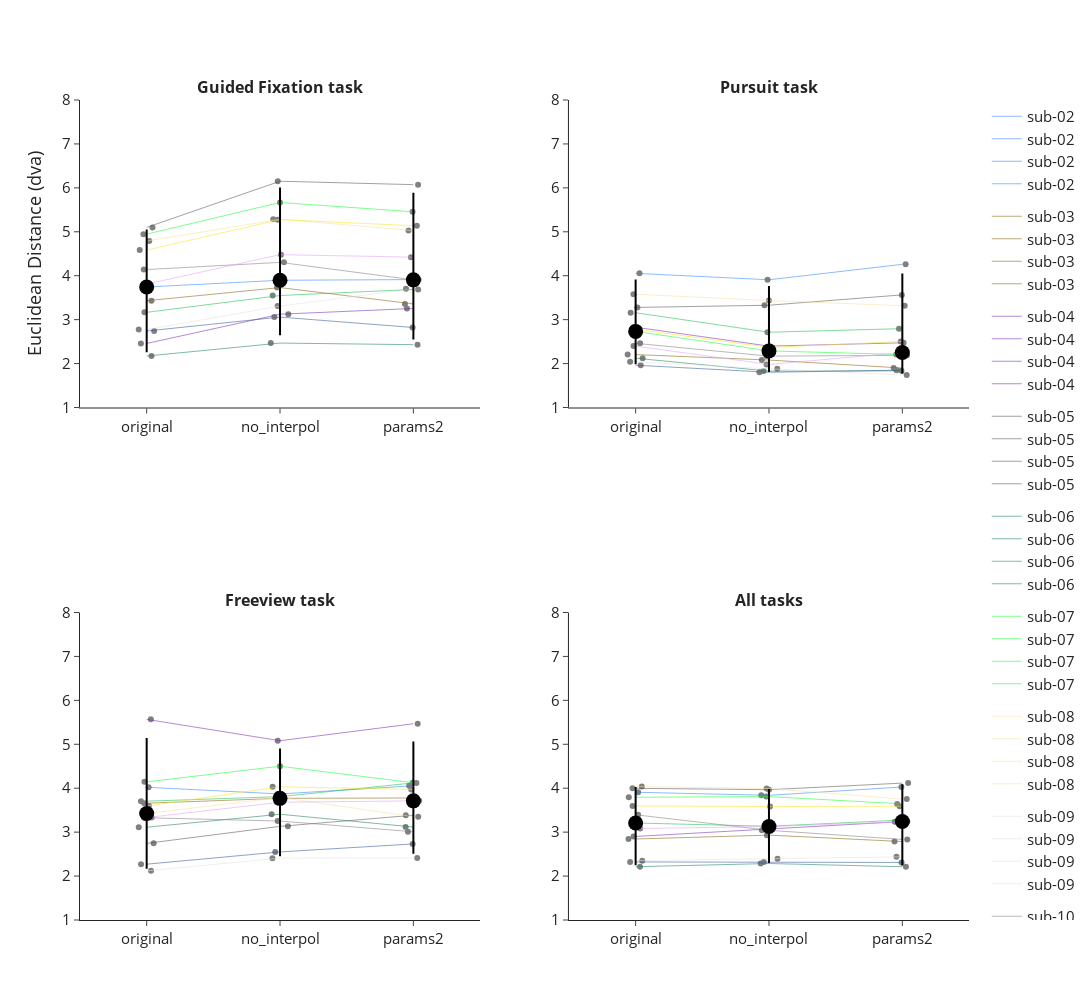

The code cell stored with this chart in its notebook:
### Code cell
import plotly.express as px
import plotly.graph_objects as go
import pandas as pd
import numpy as np
from plotly.subplots import make_subplots

# Prepare a list of dictionaries for the DataFrame
tasks = ['fixation', 'pursuit', 'freeview', 'all']

data_list = []
for subject in subjects:
    for task in tasks:
        data_list.append({
            'subject': subject,
            'task': task,
            'original': subject_ee_means_ft_orig[subject].get(task, None),
            'no_interpol': subject_ee_means_ft[subject].get(task, None), 
            'params2': subject_ee_means_ft_params2[subject].get(task, None)

        })

# Convert the list of dictionaries into a DataFrame
df = pd.DataFrame(data_list)

# Reshape data into long format for easier plotting
df_long = df.melt(id_vars=['subject', 'task'], value_vars=['original', 'no_interpol', 'params2'], 
                   var_name='model', value_name='value')

# Define colors for each subject
colormap_subject_dict = {
    'sub-01': '#AA0DFE', 'sub-02': '#3283FE', 'sub-03': '#85660D', 'sub-04': '#782AB6',
    'sub-05': '#565656', 'sub-06': '#1C8356', 'sub-07': '#16FF32', 'sub-08': '#F7E1A0',
    'sub-09': '#E2E2E2', 'sub-11': '#1CBE4F', 'sub-13': '#DEA0FD', 'sub-14': '#FBE426', 'sub-15': '#325A9B'
}

# Create subplots with 2 rows and 2 columns
fig = make_subplots(
    rows=2, cols=2,  # Two rows, two columns
    subplot_titles=["<b>Guided Fixation task</b>", "<b>Pursuit task</b>", "<b>Freeview task</b>", "<b>All tasks</b>"],
    shared_yaxes=False, 
    shared_xaxes=False
)

# Add strip plots, subject connections, and median/confidence intervals for each task
for i, task in enumerate(tasks):
    row, col = divmod(i, 2)
    row += 1  # Adjusting for subplot indexing
    col += 1
    
    task_df = df_long[df_long['task'] == task]
    
    # Create a strip plot for the data distribution
    strip_fig = px.strip(task_df, x='model', y='value', color_discrete_sequence = ['gray'], stripmode='overlay')
    
    for trace in strip_fig.data:
        fig.add_trace(trace, row=row, col=col)
    
    for subject in task_df['subject'].unique():
        subject_data = task_df[task_df['subject'] == subject].set_index('model').loc[['original', 'no_interpol', 'params2']].reset_index()
        color = colormap_subject_dict.get(subject, 'gray')
        
        # Add subject connecting lines
        fig.add_trace(go.Scatter(
            x=subject_data['model'],
            y=subject_data['value'],
            mode='lines',
            opacity=0.7,
            line=dict(color=color, width=0.8),  
            name=subject,
            legendgroup=subject,
            showlegend=True
        ), row=row, col=col)
    
    # Compute median and 95% confidence interval
    for model in ['original', 'no_interpol', 'params2']:
        model_data = task_df[task_df['model'] == model]['value']
        median = np.median(model_data)
        ci_lower, ci_upper = np.percentile(model_data, [2.5, 97.5])  # 95% CI
        
        # Add median marker
        fig.add_trace(go.Scatter(
            x=[model],
            y=[median],
            mode='markers',
            marker=dict(color='black', size=15, symbol='circle'),
            showlegend=False
        ), row=row, col=col)
        
        # Add confidence interval
        fig.add_trace(go.Scatter(
            x=[model, model],
            y=[ci_lower, ci_upper],
            mode='lines',
            line=dict(color='black', width=2),
            showlegend=False
        ), row=row, col=col)

# Update layout
fig.update_layout(
    height=1000,  # Set the height of the plot
    width=1500,  # Set the width of the plot
    showlegend=True,
    template="simple_white",
    font=dict(size=15),
    yaxis_title="Euclidean Distance (dva)"
)

# Ensure y-axis range is consistent for all subplots
fig.update_yaxes(range=[1, 8], row=1, col=1)
fig.update_yaxes(range=[1, 8], row=1, col=2)
fig.update_yaxes(range=[1, 8], row=2, col=1)
fig.update_yaxes(range=[1, 8], row=2, col=2)

fig.show()
#fig.write_image("/Users/sinakling/disks/meso_shared/deepmreye/derivatives/deepmreye_calib/figures/group/new_labels_comparisons.pdf")

### Figure 1 — Plotly figure (JSON) as saved in the notebook; plotly's stock layout.template omitted (floating-point values rounded to 4 significant figures)
{"data": [{"alignmentgroup": "True", "boxpoints": "all", "fillcolor": "rgba(255,255,255,0)", "hoveron": "points", "hovertemplate": "model=%{x}<br>value=%{y}<extra></extra>", "legendgroup": "", "line": {"color": "rgba(255,255,255,0)"}, "marker": {"color": "gray"}, "name": "", "offsetgroup": "", "orientation": "v", "pointpos": 0, "showlegend": false, "type": "box", "x": ["original", "original", "original", "original", "original", "original", "original", "original", "original", "original", "original", "original", "original", "no_interpol", "no_interpol", "no_interpol", "no_interpol", "no_interpol", "no_interpol", "no_interpol", "no_interpol", "no_interpol", "no_interpol", "no_interpol", "no_interpol", "no_interpol", "params2", "params2", "params2", "params2", "params2", "params2", "params2", "params2", "params2", "params2", "params2", "params2", "params2"], "x0": " ", "xaxis": "x", "y": [3.743, 3.431, 2.458, 5.1, 2.171, 4.947, 4.79, 2.776, 4.14, 3.167, 3.809, 4.584, 2.741, 3.896, 3.73, 3.124, 6.151, 2.467, 5.667, 5.286, 3.308, 4.304, 3.549, 4.479, 5.277, 3.058, 3.912, 3.358, 3.254, 6.073, 2.431, 5.455, 5.028, 3.703, 3.906, 3.688, 4.422, 5.139, 2.821], "y0": " ", "yaxis": "y"}, {"legendgroup": "sub-02", "line": {"color": "#3283FE", "width": 0.8}, "mode": "lines", "name": "sub-02", "opacity": 0.7, "showlegend": true, "type": "scatter", "x": ["original", "no_interpol", "params2"], "xaxis": "x", "y": [3.743, 3.896, 3.912], "yaxis": "y"}, {"legendgroup": "sub-03", "line": {"color": "#85660D", "width": 0.8}, "mode": "lines", "name": "sub-03", "opacity": 0.7, "showlegend": true, "type": "scatter", "x": ["original", "no_interpol", "params2"], "xaxis": "x", "y": [3.431, 3.73, 3.358], "yaxis": "y"}, {"legendgroup": "sub-04", "line": {"color": "#782AB6", "width": 0.8}, "mode": "lines", "name": "sub-04", "opacity": 0.7, "showlegend": true, "type": "scatter", "x": ["original", "no_interpol", "params2"], "xaxis": "x", "y": [2.458, 3.124, 3.254], "yaxis": "y"}, {"legendgroup": "sub-05", "line": {"color": "#565656", "width": 0.8}, "mode": "lines", "name": "sub-05", "opacity": 0.7, "showlegend": true, "type": "scatter", "x": ["original", "no_interpol", "params2"], "xaxis": "x", "y": [5.1, 6.151, 6.073], "yaxis": "y"}, {"legendgroup": "sub-06", "line": {"color": "#1C8356", "width": 0.8}, "mode": "lines", "name": "sub-06", "opacity": 0.7, "showlegend": true, "type": "scatter", "x": ["original", "no_interpol", "params2"], "xaxis": "x", "y": [2.171, 2.467, 2.431], "yaxis": "y"}, {"legendgroup": "sub-07", "line": {"color": "#16FF32", "width": 0.8}, "mode": "lines", "name": "sub-07", "opacity": 0.7, "showlegend": true, "type": "scatter", "x": ["original", "no_interpol", "params2"], "xaxis": "x", "y": [4.947, 5.667, 5.455], "yaxis": "y"}, {"legendgroup": "sub-08", "line": {"color": "#F7E1A0", "width": 0.8}, "mode": "lines", "name": "sub-08", "opacity": 0.7, "showlegend": true, "type": "scatter", "x": ["original", "no_interpol", "params2"], "xaxis": "x", "y": [4.79, 5.286, 5.028], "yaxis": "y"}, {"legendgroup": "sub-09", "line": {"color": "#E2E2E2", "width": 0.8}, "mode": "lines", "name": "sub-09", "opacity": 0.7, "showlegend": true, "type": "scatter", "x": ["original", "no_interpol", "params2"], "xaxis": "x", "y": [2.776, 3.308, 3.703], "yaxis": "y"}, {"legendgroup": "sub-10", "line": {"color": "gray", "width": 0.8}, "mode": "lines", "name": "sub-10", "opacity": 0.7, "showlegend": true, "type": "scatter", "x": ["original", "no_interpol", "params2"], "xaxis": "x", "y": [4.14, 4.304, 3.906], "yaxis": "y"}, {"legendgroup": "sub-11", "line": {"color": "#1CBE4F", "width": 0.8}, "mode": "lines", "name": "sub-11", "opacity": 0.7, "showlegend": true, "type": "scatter", "x": ["original", "no_interpol", "params2"], "xaxis": "x", "y": [3.167, 3.549, 3.688], "yaxis": "y"}, {"legendgroup": "sub-13", "line": {"color": "#DEA0FD", "width": 0.8}, "mode": "lines", "name": "sub-13", "opacity": 0.7, "showlegend": true, "type": "scatter", "x": ["original", "no_interpol", "params2"], "xaxis": "x", "y": [3.809, 4.479, 4.422], "yaxis": "y"}, {"legendgroup": "sub-14", "line": {"color": "#FBE426", "width": 0.8}, "mode": "lines", "name": "sub-14", "opacity": 0.7, "showlegend": true, "type": "scatter", "x": ["original", "no_interpol", "params2"], "xaxis": "x", "y": [4.584, 5.277, 5.139], "yaxis": "y"}, {"legendgroup": "sub-15", "line": {"color": "#325A9B", "width": 0.8}, "mode": "lines", "name": "sub-15", "opacity": 0.7, "showlegend": true, "type": "scatter", "x": ["original", "no_interpol", "params2"], "xaxis": "x", "y": [2.741, 3.058, 2.821], "yaxis": "y"}, {"marker": {"color": "black", "size": 15, "symbol": "circle"}, "mode": "markers", "showlegend": false, "type": "scatter", "x": ["original"], "xaxis": "x", "y": [3.743], "yaxis": "y"}, {"line": {"color": "black", "width": 2}, "mode": "lines", "showlegend": false, "type": "scatter", "x": ["original", "original"], "xaxis": "x", "y": [2.257, 5.054], "yaxis": "y"}, {"marker": {"color": "black", "size": 15, "symbol": "circle"}, "mode": "markers", "showlegend": false, "type": "scatter", "x": ["no_interpol"], "xaxis": "x", "y": [3.896], "yaxis": "y"}, {"line": {"color": "black", "width": 2}, "mode": "lines", "showlegend": false, "type": "scatter", "x": ["no_interpol", "no_interpol"], "xaxis": "x", "y": [2.644, 6.006], "yaxis": "y"}, {"marker": {"color": "black", "size": 15, "symbol": "circle"}, "mode": "markers", "showlegend": false, "type": "scatter", "x": ["params2"], "xaxis": "x", "y": [3.906], "yaxis": "y"}, {"line": {"color": "black", "width": 2}, "mode": "lines", "showlegend": false, "type": "scatter", "x": ["params2", "params2"], "xaxis": "x", "y": [2.548, 5.888], "yaxis": "y"}, {"alignmentgroup": "True", "boxpoints": "all", "fillcolor": "rgba(255,255,255,0)", "hoveron": "points", "hovertemplate": "model=%{x}<br>value=%{y}<extra></extra>", "legendgroup": "", "line": {"color": "rgba(255,255,255,0)"}, "marker": {"color": "gray"}, "name": "", "offsetgroup": "", "orientation": "v", "pointpos": 0, "showlegend": false, "type": "box", "x": ["original", "original", "original", "original", "original", "original", "original", "original", "original", "original", "original", "original", "original", "no_interpol", "no_interpol", "no_interpol", "no_interpol", "no_interpol", "no_interpol", "no_interpol", "no_interpol", "no_interpol", "no_interpol", "no_interpol", "no_interpol", "no_interpol", "params2", "params2", "params2", "params2", "params2", "params2", "params2", "params2", "params2", "params2", "params2", "params2", "params2"], "x0": " ", "xaxis": "x2", "y": [4.054, 2.205, 2.827, 3.278, 2.122, 2.732, 3.578, 2.04, 2.461, 3.157, 2.398, 2.783, 1.963, 3.908, 2.08, 2.397, 3.328, 1.829, 2.289, 3.436, 1.88, 2.169, 2.713, 1.98, 2.367, 1.802, 4.259, 1.898, 2.473, 3.564, 1.834, 2.205, 3.318, 1.74, 2.187, 2.795, 2.251, 2.502, 1.851], "y0": " ", "yaxis": "y2"}, {"legendgroup": "sub-02", "line": {"color": "#3283FE", "width": 0.8}, "mode": "lines", "name": "sub-02", "opacity": 0.7, "showlegend": true, "type": "scatter", "x": ["original", "no_interpol", "params2"], "xaxis": "x2", "y": [4.054, 3.908, 4.259], "yaxis": "y2"}, {"legendgroup": "sub-03", "line": {"color": "#85660D", "width": 0.8}, "mode": "lines", "name": "sub-03", "opacity": 0.7, "showlegend": true, "type": "scatter", "x": ["original", "no_interpol", "params2"], "xaxis": "x2", "y": [2.205, 2.08, 1.898], "yaxis": "y2"}, {"legendgroup": "sub-04", "line": {"color": "#782AB6", "width": 0.8}, "mode": "lines", "name": "sub-04", "opacity": 0.7, "showlegend": true, "type": "scatter", "x": ["original", "no_interpol", "params2"], "xaxis": "x2", "y": [2.827, 2.397, 2.473], "yaxis": "y2"}, {"legendgroup": "sub-05", "line": {"color": "#565656", "width": 0.8}, "mode": "lines", "name": "sub-05", "opacity": 0.7, "showlegend": true, "type": "scatter", "x": ["original", "no_interpol", "params2"], "xaxis": "x2", "y": [3.278, 3.328, 3.564], "yaxis": "y2"}, {"legendgroup": "sub-06", "line": {"color": "#1C8356", "width": 0.8}, "mode": "lines", "name": "sub-06", "opacity": 0.7, "showlegend": true, "type": "scatter", "x": ["original", "no_interpol", "params2"], "xaxis": "x2", "y": [2.122, 1.829, 1.834], "yaxis": "y2"}, {"legendgroup": "sub-07", "line": {"color": "#16FF32", "width": 0.8}, "mode": "lines", "name": "sub-07", "opacity": 0.7, "showlegend": true, "type": "scatter", "x": ["original", "no_interpol", "params2"], "xaxis": "x2", "y": [2.732, 2.289, 2.205], "yaxis": "y2"}, {"legendgroup": "sub-08", "line": {"color": "#F7E1A0", "width": 0.8}, "mode": "lines", "name": "sub-08", "opacity": 0.7, "showlegend": true, "type": "scatter", "x": ["original", "no_interpol", "params2"], "xaxis": "x2", "y": [3.578, 3.436, 3.318], "yaxis": "y2"}, {"legendgroup": "sub-09", "line": {"color": "#E2E2E2", "width": 0.8}, "mode": "lines", "name": "sub-09", "opacity": 0.7, "showlegend": true, "type": "scatter", "x": ["original", "no_interpol", "params2"], "xaxis": "x2", "y": [2.04, 1.88, 1.74], "yaxis": "y2"}, {"legendgroup": "sub-10", "line": {"color": "gray", "width": 0.8}, "mode": "lines", "name": "sub-10", "opacity": 0.7, "showlegend": true, "type": "scatter", "x": ["original", "no_interpol", "params2"], "xaxis": "x2", "y": [2.461, 2.169, 2.187], "yaxis": "y2"}, {"legendgroup": "sub-11", "line": {"color": "#1CBE4F", "width": 0.8}, "mode": "lines", "name": "sub-11", "opacity": 0.7, "showlegend": true, "type": "scatter", "x": ["original", "no_interpol", "params2"], "xaxis": "x2", "y": [3.157, 2.713, 2.795], "yaxis": "y2"}, {"legendgroup": "sub-13", "line": {"color": "#DEA0FD", "width": 0.8}, "mode": "lines", "name": "sub-13", "opacity": 0.7, "showlegend": true, "type": "scatter", "x": ["original", "no_interpol", "params2"], "xaxis": "x2", "y": [2.398, 1.98, 2.251], "yaxis": "y2"}, {"legendgroup": "sub-14", "line": {"color": "#FBE426", "width": 0.8}, "mode": "lines", "name": "sub-14", "opacity": 0.7, "showlegend": true, "type": "scatter", "x": ["original", "no_interpol", "params2"], "xaxis": "x2", "y": [2.783, 2.367, 2.502], "yaxis": "y2"}, {"legendgroup": "sub-15", "line": {"color": "#325A9B", "width": 0.8}, "mode": "lines", "name": "sub-15", "opacity": 0.7, "showlegend": true, "type": "scatter", "x": ["original", "no_interpol", "params2"], "xaxis": "x2", "y": [1.963, 1.802, 1.851], "yaxis": "y2"}, {"marker": {"color": "black", "size": 15, "symbol": "circle"}, "mode": "markers", "showlegend": false, "type": "scatter", "x": ["original"], "xaxis": "x2", "y": [2.732], "yaxis": "y2"}, {"line": {"color": "black", "width": 2}, "mode": "lines", "showlegend": false, "type": "scatter", "x": ["original", "original"], "xaxis": "x2", "y": [1.986, 3.911], "yaxis": "y2"}, {"marker": {"color": "black", "size": 15, "symbol": "circle"}, "mode": "markers", "showlegend": false, "type": "scatter", "x": ["no_interpol"], "xaxis": "x2", "y": [2.289], "yaxis": "y2"}, {"line": {"color": "black", "width": 2}, "mode": "lines", "showlegend": false, "type": "scatter", "x": ["no_interpol", "no_interpol"], "xaxis": "x2", "y": [1.81, 3.766], "yaxis": "y2"}, {"marker": {"color": "black", "size": 15, "symbol": "circle"}, "mode": "markers", "showlegend": false, "type": "scatter", "x": ["params2"], "xaxis": "x2", "y": [2.251], "yaxis": "y2"}, {"line": {"color": "black", "width": 2}, "mode": "lines", "showlegend": false, "type": "scatter", "x": ["params2", "params2"], "xaxis": "x2", "y": [1.768, 4.05], "yaxis": "y2"}, {"alignmentgroup": "True", "boxpoints": "all", "fillcolor": "rgba(255,255,255,0)", "hoveron": "points", "hovertemplate": "model=%{x}<br>value=%{y}<extra></extra>", "legendgroup": "", "line": {"color": "rgba(255,255,255,0)"}, "marker": {"color": "gray"}, "name": "", "offsetgroup": "", "orientation": "v", "pointpos": 0, "showlegend": false, "type": "box", "x": ["original", "original", "original", "original", "original", "original", "original", "original", "original", "original", "original", "original", "original", "no_interpol", "no_interpol", "no_interpol", "no_interpol", "no_interpol", "no_interpol", "no_interpol", "no_interpol", "no_interpol", "no_interpol", "no_interpol", "no_interpol", "no_interpol", "params2", "params2", "params2", "params2", "params2", "params2", "params2", "params2", "params2", "params2", "params2", "params2", "params2"], "x0": " ", "xaxis": "x3", "y": [4.022, 3.659, 5.568, 2.745, 3.112, 4.145, 3.423, 2.12, 3.327, 3.704, 3.332, 3.594, 2.271, 3.869, 3.77, 5.081, 3.132, 3.407, 4.5, 3.789, 2.407, 3.253, 3.809, 3.68, 4.032, 2.55, 4.055, 3.777, 5.467, 3.385, 3.117, 4.124, 3.353, 2.414, 3.01, 4.121, 3.712, 3.972, 2.731], "y0": " ", "yaxis": "y3"}, {"legendgroup": "sub-02", "line": {"color": "#3283FE", "width": 0.8}, "mode": "lines", "name": "sub-02", "opacity": 0.7, "showlegend": true, "type": "scatter", "x": ["original", "no_interpol", "params2"], "xaxis": "x3", "y": [4.022, 3.869, 4.055], "yaxis": "y3"}, {"legendgroup": "sub-03", "line": {"color": "#85660D", "width": 0.8}, "mode": "lines", "name": "sub-03", "opacity": 0.7, "showlegend": true, "type": "scatter", "x": ["original", "no_interpol", "params2"], "xaxis": "x3", "y": [3.659, 3.77, 3.777], "yaxis": "y3"}, {"legendgroup": "sub-04", "line": {"color": "#782AB6", "width": 0.8}, "mode": "lines", "name": "sub-04", "opacity": 0.7, "showlegend": true, "type": "scatter", "x": ["original", "no_interpol", "params2"], "xaxis": "x3", "y": [5.568, 5.081, 5.467], "yaxis": "y3"}, {"legendgroup": "sub-05", "line": {"color": "#565656", "width": 0.8}, "mode": "lines", "name": "sub-05", "opacity": 0.7, "showlegend": true, "type": "scatter", "x": ["original", "no_interpol", "params2"], "xaxis": "x3", "y": [2.745, 3.132, 3.385], "yaxis": "y3"}, {"legendgroup": "sub-06", "line": {"color": "#1C8356", "width": 0.8}, "mode": "lines", "name": "sub-06", "opacity": 0.7, "showlegend": true, "type": "scatter", "x": ["original", "no_interpol", "params2"], "xaxis": "x3", "y": [3.112, 3.407, 3.117], "yaxis": "y3"}, {"legendgroup": "sub-07", "line": {"color": "#16FF32", "width": 0.8}, "mode": "lines", "name": "sub-07", "opacity": 0.7, "showlegend": true, "type": "scatter", "x": ["original", "no_interpol", "params2"], "xaxis": "x3", "y": [4.145, 4.5, 4.124], "yaxis": "y3"}, {"legendgroup": "sub-08", "line": {"color": "#F7E1A0", "width": 0.8}, "mode": "lines", "name": "sub-08", "opacity": 0.7, "showlegend": true, "type": "scatter", "x": ["original", "no_interpol", "params2"], "xaxis": "x3", "y": [3.423, 3.789, 3.353], "yaxis": "y3"}, {"legendgroup": "sub-09", "line": {"color": "#E2E2E2", "width": 0.8}, "mode": "lines", "name": "sub-09", "opacity": 0.7, "showlegend": true, "type": "scatter", "x": ["original", "no_interpol", "params2"], "xaxis": "x3", "y": [2.12, 2.407, 2.414], "yaxis": "y3"}, {"legendgroup": "sub-10", "line": {"color": "gray", "width": 0.8}, "mode": "lines", "name": "sub-10", "opacity": 0.7, "showlegend": true, "type": "scatter", "x": ["original", "no_interpol", "params2"], "xaxis": "x3", "y": [3.327, 3.253, 3.01], "yaxis": "y3"}, {"legendgroup": "sub-11", "line": {"color": "#1CBE4F", "width": 0.8}, "mode": "lines", "name": "sub-11", "opacity": 0.7, "showlegend": true, "type": "scatter", "x": ["original", "no_interpol", "params2"], "xaxis": "x3", "y": [3.704, 3.809, 4.121], "yaxis": "y3"}, {"legendgroup": "sub-13", "line": {"color": "#DEA0FD", "width": 0.8}, "mode": "lines", "name": "sub-13", "opacity": 0.7, "showlegend": true, "type": "scatter", "x": ["original", "no_interpol", "params2"], "xaxis": "x3", "y": [3.332, 3.68, 3.712], "yaxis": "y3"}, {"legendgroup": "sub-14", "line": {"color": "#FBE426", "width": 0.8}, "mode": "lines", "name": "sub-14", "opacity": 0.7, "showlegend": true, "type": "scatter", "x": ["original", "no_interpol", "params2"], "xaxis": "x3", "y": [3.594, 4.032, 3.972], "yaxis": "y3"}, {"legendgroup": "sub-15", "line": {"color": "#325A9B", "width": 0.8}, "mode": "lines", "name": "sub-15", "opacity": 0.7, "showlegend": true, "type": "scatter", "x": ["original", "no_interpol", "params2"], "xaxis": "x3", "y": [2.271, 2.55, 2.731], "yaxis": "y3"}, {"marker": {"color": "black", "size": 15, "symbol": "circle"}, "mode": "markers", "showlegend": false, "type": "scatter", "x": ["original"], "xaxis": "x3", "y": [3.423], "yaxis": "y3"}, {"line": {"color": "black", "width": 2}, "mode": "lines", "showlegend": false, "type": "scatter", "x": ["original", "original"], "xaxis": "x3", "y": [2.165, 5.141], "yaxis": "y3"}, {"marker": {"color": "black", "size": 15, "symbol": "circle"}, "mode": "markers", "showlegend": false, "type": "scatter", "x": ["no_interpol"], "xaxis": "x3", "y": [3.77], "yaxis": "y3"}, {"line": {"color": "black", "width": 2}, "mode": "lines", "showlegend": false, "type": "scatter", "x": ["no_interpol", "no_interpol"], "xaxis": "x3", "y": [2.45, 4.907], "yaxis": "y3"}, {"marker": {"color": "black", "size": 15, "symbol": "circle"}, "mode": "markers", "showlegend": false, "type": "scatter", "x": ["params2"], "xaxis": "x3", "y": [3.712], "yaxis": "y3"}, {"line": {"color": "black", "width": 2}, "mode": "lines", "showlegend": false, "type": "scatter", "x": ["params2", "params2"], "xaxis": "x3", "y": [2.509, 5.065], "yaxis": "y3"}, {"alignmentgroup": "True", "boxpoints": "all", "fillcolor": "rgba(255,255,255,0)", "hoveron": "points", "hovertemplate": "model=%{x}<br>value=%{y}<extra></extra>", "legendgroup": "", "line": {"color": "rgba(255,255,255,0)"}, "marker": {"color": "gray"}, "name": "", "offsetgroup": "", "orientation": "v", "pointpos": 0, "showlegend": false, "type": "box", "x": ["original", "original", "original", "original", "original", "original", "original", "original", "original", "original", "original", "original", "original", "no_interpol", "no_interpol", "no_interpol", "no_interpol", "no_interpol", "no_interpol", "no_interpol", "no_interpol", "no_interpol", "no_interpol", "no_interpol", "no_interpol", "no_interpol", "params2", "params2", "params2", "params2", "params2", "params2", "params2", "params2", "params2", "params2", "params2", "params2", "params2"], "x0": " ", "xaxis": "x4", "y": [3.908, 2.845, 2.902, 3.998, 2.213, 3.794, 4.038, 2.35, 3.395, 3.208, 3.081, 3.597, 2.321, 3.838, 2.932, 3.071, 3.966, 2.286, 3.809, 3.993, 2.396, 3.042, 3.134, 3.127, 3.582, 2.321, 4.028, 2.786, 3.241, 4.116, 2.213, 3.643, 3.752, 2.439, 2.835, 3.275, 3.235, 3.59, 2.309], "y0": " ", "yaxis": "y4"}, {"legendgroup": "sub-02", "line": {"color": "#3283FE", "width": 0.8}, "mode": "lines", "name": "sub-02", "opacity": 0.7, "showlegend": true, "type": "scatter", "x": ["original", "no_interpol", "params2"], "xaxis": "x4", "y": [3.908, 3.838, 4.028], "yaxis": "y4"}, {"legendgroup": "sub-03", "line": {"color": "#85660D", "width": 0.8}, "mode": "lines", "name": "sub-03", "opacity": 0.7, "showlegend": true, "type": "scatter", "x": ["original", "no_interpol", "params2"], "xaxis": "x4", "y": [2.845, 2.932, 2.786], "yaxis": "y4"}, {"legendgroup": "sub-04", "line": {"color": "#782AB6", "width": 0.8}, "mode": "lines", "name": "sub-04", "opacity": 0.7, "showlegend": true, "type": "scatter", "x": ["original", "no_interpol", "params2"], "xaxis": "x4", "y": [2.902, 3.071, 3.241], "yaxis": "y4"}, {"legendgroup": "sub-05", "line": {"color": "#565656", "width": 0.8}, "mode": "lines", "name": "sub-05", "opacity": 0.7, "showlegend": true, "type": "scatter", "x": ["original", "no_interpol", "params2"], "xaxis": "x4", "y": [3.998, 3.966, 4.116], "yaxis": "y4"}, {"legendgroup": "sub-06", "line": {"color": "#1C8356", "width": 0.8}, "mode": "lines", "name": "sub-06", "opacity": 0.7, "showlegend": true, "type": "scatter", "x": ["original", "no_interpol", "params2"], "xaxis": "x4", "y": [2.213, 2.286, 2.213], "yaxis": "y4"}, {"legendgroup": "sub-07", "line": {"color": "#16FF32", "width": 0.8}, "mode": "lines", "name": "sub-07", "opacity": 0.7, "showlegend": true, "type": "scatter", "x": ["original", "no_interpol", "params2"], "xaxis": "x4", "y": [3.794, 3.809, 3.643], "yaxis": "y4"}, {"legendgroup": "sub-08", "line": {"color": "#F7E1A0", "width": 0.8}, "mode": "lines", "name": "sub-08", "opacity": 0.7, "showlegend": true, "type": "scatter", "x": ["original", "no_interpol", "params2"], "xaxis": "x4", "y": [4.038, 3.993, 3.752], "yaxis": "y4"}, {"legendgroup": "sub-09", "line": {"color": "#E2E2E2", "width": 0.8}, "mode": "lines", "name": "sub-09", "opacity": 0.7, "showlegend": true, "type": "scatter", "x": ["original", "no_interpol", "params2"], "xaxis": "x4", "y": [2.35, 2.396, 2.439], "yaxis": "y4"}, {"legendgroup": "sub-10", "line": {"color": "gray", "width": 0.8}, "mode": "lines", "name": "sub-10", "opacity": 0.7, "showlegend": true, "type": "scatter", "x": ["original", "no_interpol", "params2"], "xaxis": "x4", "y": [3.395, 3.042, 2.835], "yaxis": "y4"}, {"legendgroup": "sub-11", "line": {"color": "#1CBE4F", "width": 0.8}, "mode": "lines", "name": "sub-11", "opacity": 0.7, "showlegend": true, "type": "scatter", "x": ["original", "no_interpol", "params2"], "xaxis": "x4", "y": [3.208, 3.134, 3.275], "yaxis": "y4"}, {"legendgroup": "sub-13", "line": {"color": "#DEA0FD", "width": 0.8}, "mode": "lines", "name": "sub-13", "opacity": 0.7, "showlegend": true, "type": "scatter", "x": ["original", "no_interpol", "params2"], "xaxis": "x4", "y": [3.081, 3.127, 3.235], "yaxis": "y4"}, {"legendgroup": "sub-14", "line": {"color": "#FBE426", "width": 0.8}, "mode": "lines", "name": "sub-14", "opacity": 0.7, "showlegend": true, "type": "scatter", "x": ["original", "no_interpol", "params2"], "xaxis": "x4", "y": [3.597, 3.582, 3.59], "yaxis": "y4"}, {"legendgroup": "sub-15", "line": {"color": "#325A9B", "width": 0.8}, "mode": "lines", "name": "sub-15", "opacity": 0.7, "showlegend": true, "type": "scatter", "x": ["original", "no_interpol", "params2"], "xaxis": "x4", "y": [2.321, 2.321, 2.309], "yaxis": "y4"}, {"marker": {"color": "black", "size": 15, "symbol": "circle"}, "mode": "markers", "showlegend": false, "type": "scatter", "x": ["original"], "xaxis": "x4", "y": [3.208], "yaxis": "y4"}, {"line": {"color": "black", "width": 2}, "mode": "lines", "showlegend": false, "type": "scatter", "x": ["original", "original"], "xaxis": "x4", "y": [2.245, 4.026], "yaxis": "y4"}, {"marker": {"color": "black", "size": 15, "symbol": "circle"}, "mode": "markers", "showlegend": false, "type": "scatter", "x": ["no_interpol"], "xaxis": "x4", "y": [3.127], "yaxis": "y4"}, {"line": {"color": "black", "width": 2}, "mode": "lines", "showlegend": false, "type": "scatter", "x": ["no_interpol", "no_interpol"], "xaxis": "x4", "y": [2.297, 3.985], "yaxis": "y4"}, {"marker": {"color": "black", "size": 15, "symbol": "circle"}, "mode": "markers", "showlegend": false, "type": "scatter", "x": ["params2"], "xaxis": "x4", "y": [3.241], "yaxis": "y4"}, {"line": {"color": "black", "width": 2}, "mode": "lines", "showlegend": false, "type": "scatter", "x": ["params2", "params2"], "xaxis": "x4", "y": [2.242, 4.089], "yaxis": "y4"}], "layout": {"annotations": [{"font": {"size": 16}, "showarrow": false, "text": "<b>Guided Fixation task</b>", "x": 0.225, "xanchor": "center", "xref": "paper", "y": 1, "yanchor": "bottom", "yref": "paper"}, {"font": {"size": 16}, "showarrow": false, "text": "<b>Pursuit task</b>", "x": 0.775, "xanchor": "center", "xref": "paper", "y": 1, "yanchor": "bottom", "yref": "paper"}, {"font": {"size": 16}, "showarrow": false, "text": "<b>Freeview task</b>", "x": 0.225, "xanchor": "center", "xref": "paper", "y": 0.375, "yanchor": "bottom", "yref": "paper"}, {"font": {"size": 16}, "showarrow": false, "text": "<b>All tasks</b>", "x": 0.775, "xanchor": "center", "xref": "paper", "y": 0.375, "yanchor": "bottom", "yref": "paper"}], "font": {"size": 15}, "height": 1000, "showlegend": true, "width": 1500, "xaxis": {"anchor": "y", "domain": [0, 0.45]}, "xaxis2": {"anchor": "y2", "domain": [0.55, 1]}, "xaxis3": {"anchor": "y3", "domain": [0, 0.45]}, "xaxis4": {"anchor": "y4", "domain": [0.55, 1]}, "yaxis": {"anchor": "x", "domain": [0.625, 1], "range": [1, 8], "title": {"text": "Euclidean Distance (dva)"}}, "yaxis2": {"anchor": "x2", "domain": [0.625, 1], "range": [1, 8]}, "yaxis3": {"anchor": "x3", "domain": [0, 0.375], "range": [1, 8]}, "yaxis4": {"anchor": "x4", "domain": [0, 0.375], "range": [1, 8]}}}
